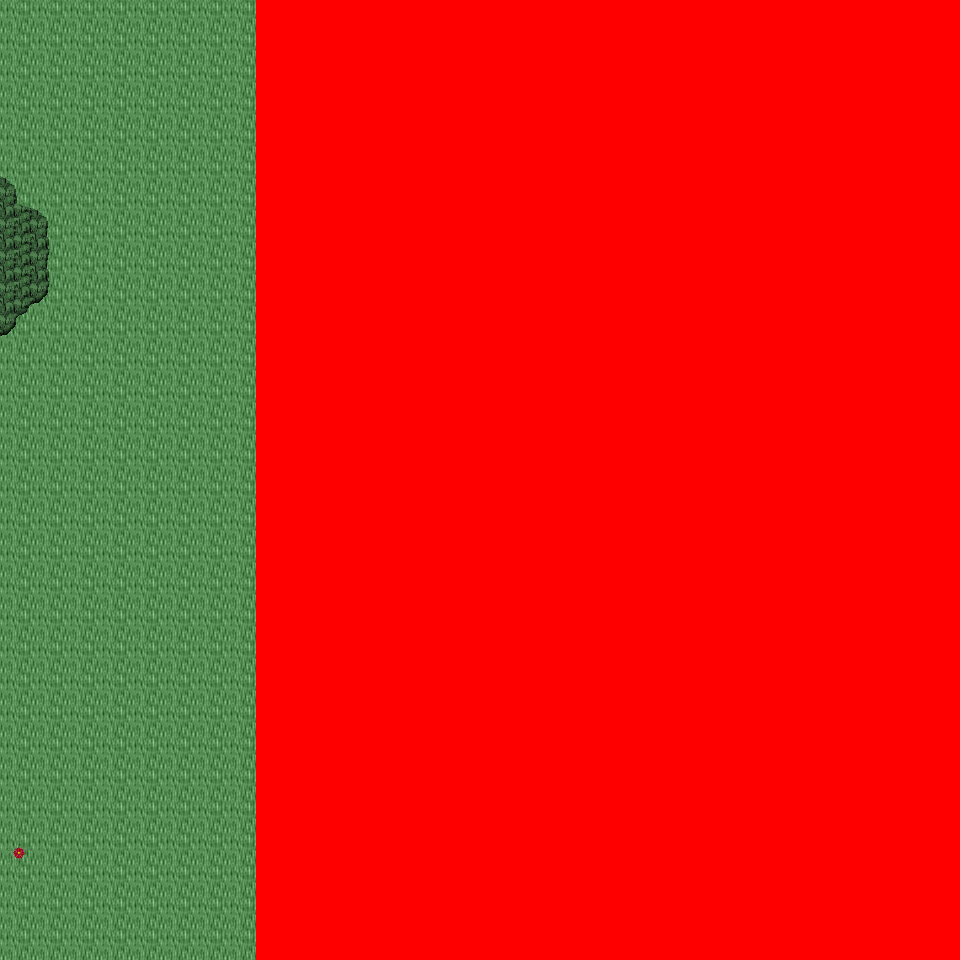

This is a level from a 2D game, rendered from its Tiled map with the project's own tilesets. A one-line summary and the map file follow, with tile-layer data summarised:
An orthogonal 30x30 tile map with 32x32 px tiles, 6 tile layers (Ground, Object, Object2, Above, ...), 16 tilesets and 3 objects (3x mapchange).

<map version="1.0" orientation="orthogonal" renderorder="right-down" width="30" height="30" tilewidth="32" tileheight="32" nextobjectid="4">
  <tileset firstgid="1" name="tileset_logic_collision" tilewidth="32" tileheight="32" tilecount="1" columns="1">
    <image source="../drawable/tileset_logic_collision.png" width="32" height="32" />
  </tileset>
  <tileset firstgid="2" name="tileset_ground_ground" tilewidth="32" tileheight="32" tilecount="33" columns="3">
    <image source="../drawable/tileset_ground_ground.png" width="96" height="352" />
  </tileset>
  <tileset firstgid="35" name="tileset_ground_grass_corners" tilewidth="32" tileheight="32" tilecount="24" columns="6">
    <image source="../drawable/tileset_ground_grass_corners.png" width="192" height="128" />
  </tileset>
  <tileset firstgid="59" name="tileset_ground_grass_edges" tilewidth="32" tileheight="32" tilecount="36" columns="12">
    <image source="../drawable/tileset_ground_grass_edges.png" width="384" height="96" />
  </tileset>
  <tileset firstgid="95" name="tileset_ground_grass_2" tilewidth="32" tileheight="32" tilecount="21" columns="3">
    <image source="../drawable/tileset_ground_grass_2.png" width="96" height="224" />
  </tileset>
  <tileset firstgid="116" name="tileset_plant_leaves" tilewidth="32" tileheight="32" tilecount="8" columns="4">
    <image source="../drawable/tileset_plant_leaves.png" width="128" height="64" />
  </tileset>
  <tileset firstgid="124" name="tileset_plant_tree_tree_darkgreen" tilewidth="32" tileheight="32" tilecount="88" columns="8">
    <image source="../drawable/tileset_plant_tree_tree_darkgreen.png" width="256" height="352" />
  </tileset>
  <tileset firstgid="212" name="tileset_plant_tree_fall_trees" tilewidth="32" tileheight="32" tilecount="40" columns="8">
    <image source="../drawable/tileset_plant_tree_fall_trees.png" width="256" height="160" />
  </tileset>
  <tileset firstgid="252" name="tileset_plant_tree_pine_tree" tilewidth="32" tileheight="32" tilecount="20" columns="4">
    <image source="../drawable/tileset_plant_tree_pine_tree.png" width="128" height="160" />
  </tileset>
  <tileset firstgid="272" name="tileset_plant_stump_hollow_logs" tilewidth="32" tileheight="32" tilecount="6" columns="3">
    <image source="../drawable/tileset_plant_stump_hollow_logs.png" width="96" height="64" />
  </tileset>
  <tileset firstgid="278" name="tileset_plant_stump_small_stump" tilewidth="32" tileheight="32" tilecount="4" columns="2">
    <image source="../drawable/tileset_plant_stump_small_stump.png" width="64" height="64" />
  </tileset>
  <tileset firstgid="282" name="tileset_plant_stump_stump_pale_purple" tilewidth="32" tileheight="32" tilecount="4" columns="2">
    <image source="../drawable/tileset_plant_stump_stump_pale_purple.png" width="64" height="64" />
  </tileset>
  <tileset firstgid="286" name="tileset_plant_flower_daisy_blue" tilewidth="32" tileheight="32" tilecount="8" columns="2">
    <image source="../drawable/tileset_plant_flower_daisy_blue.png" width="64" height="128" />
  </tileset>
  <tileset firstgid="294" name="tileset_plant_flower_daisy_red" tilewidth="32" tileheight="32" tilecount="8" columns="2">
    <image source="../drawable/tileset_plant_flower_daisy_red.png" width="64" height="128" />
  </tileset>
  <tileset firstgid="302" name="tileset_plant_flower_daisy_white" tilewidth="32" tileheight="32" tilecount="8" columns="2">
    <image source="../drawable/tileset_plant_flower_daisy_white.png" width="64" height="128" />
  </tileset>
  <tileset firstgid="310" name="tileset_plant_flower_daisy_yellow" tilewidth="32" tileheight="32" tilecount="8" columns="2">
    <image source="../drawable/tileset_plant_flower_daisy_yellow.png" width="64" height="128" />
  </tileset>
  <layer name="Ground" width="30" height="30">
    <data>[900 cells, 900 non-empty, 3 distinct tile ids]</data>
  </layer>
  <layer name="Object" width="30" height="30">
    <data>[900 cells, 42 non-empty, 21 distinct tile ids]</data>
  </layer>
  <layer name="Object2" width="30" height="30">
    <data>[900 cells, 14 non-empty, 10 distinct tile ids]</data>
  </layer>
  <layer name="Above" width="30" height="30">
    <data>[900 cells, 32 non-empty, 16 distinct tile ids]</data>
  </layer>
  <layer name="Above2" width="30" height="30">
    <data>[900 cells, 0 non-empty, 0 distinct tile ids]</data>
  </layer>
  <layer name="Walkable" width="30" height="30">
    <data>[900 cells, 660 non-empty, 1 distinct tile ids]</data>
  </layer>
  <objectgroup name="MapEvents">
    <object id="1" name="north" type="mapchange" x="0" y="0" width="256" height="32">
      <properties>
        <property name="map" value="0_ados_mountain_n2_w2_x3_y1" />
        <property name="place" value="south" />
      </properties>
    </object>
    <object id="2" name="south" type="mapchange" x="0" y="928" width="256" height="32">
      <properties>
        <property name="map" value="0_ados_mountain_n2_w2_x3_y3" />
        <property name="place" value="north" />
      </properties>
    </object>
    <object id="3" name="west" type="mapchange" x="0" y="0" width="32" height="960">
      <properties>
        <property name="map" value="0_ados_mountain_n2_w2_x2_y2" />
        <property name="place" value="east" />
      </properties>
    </object>
  </objectgroup>
</map>
